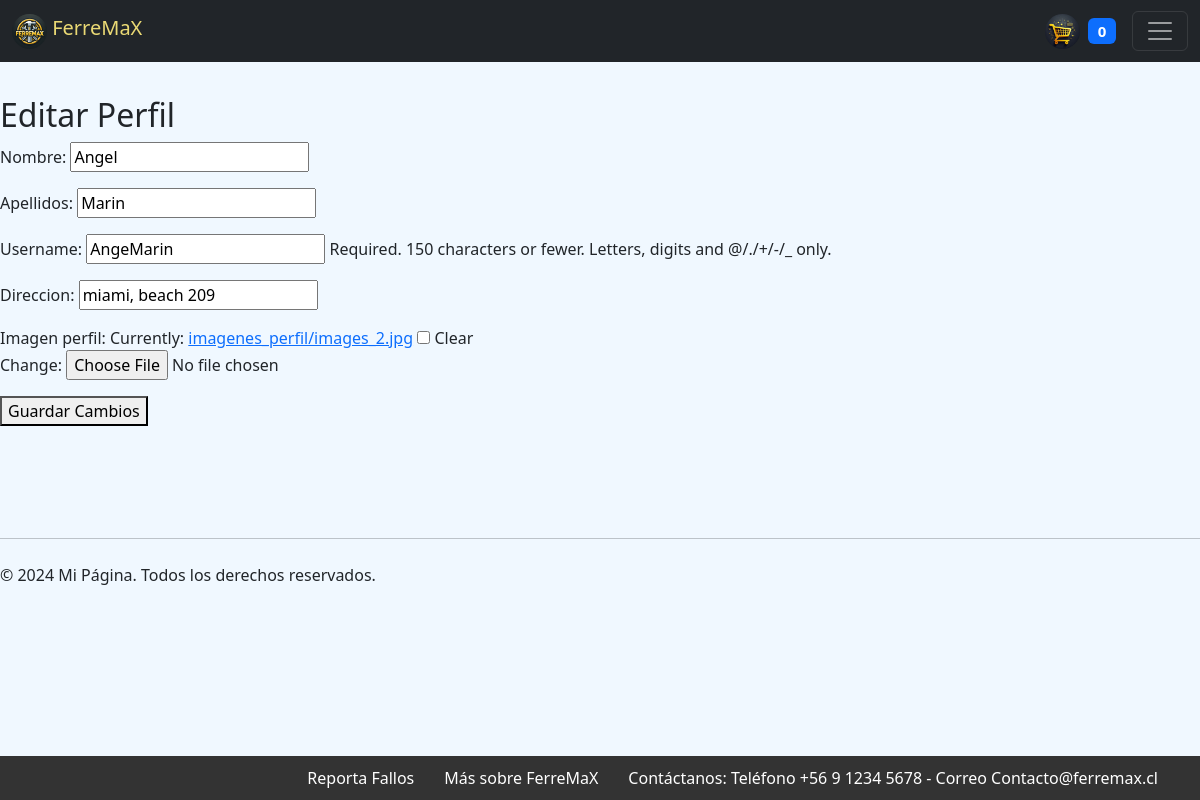
The app's page /editar-usuario/ (signed in) with its own data.
### app/models.py (models this page shows, shortened)
class User(AbstractUser):
    TIPO_DE_CUENTA_CHOICES = [
        ('administrador', 'Administrador'),
        ('cliente', 'Cliente'),
        ('trabajador', 'Trabajador'),
    ]
    nombre = models.CharField(max_length=100)
    apellidos = models.CharField(max_length=100)
    tipo_de_cuenta = models.CharField(max_length=20, choices=TIPO_DE_CUENTA_CHOICES)
    direccion = models.CharField(max_length=255, blank=True, null=True)
    imagen_perfil = models.ImageField(upload_to='imagenes_perfil/', blank=True, null=True)
    groups = models.ManyToManyField(Group, verbose_name=_('groups'), blank=True, related_name='custom_user_set')
    user_permissions = models.ManyToManyField(Permission, verbose_name=_('user permissions'), blank=True, related_name='custom_user_set')

### app/views.py (the view)
# urls.py: path('editar-usuario/', editar_usuario, name='editar_usuario'),
@login_required
def editar_usuario(request):
    if request.method == 'POST':
        form = EditarUsuarioForm(request.POST, request.FILES, instance=request.user)
        if form.is_valid():
            form.save()
            messages.success(request, 'Tu perfil ha sido actualizado.')
            return redirect('editar_usuario')
    else:
        form = EditarUsuarioForm(instance=request.user)
    return render(request, 'app/editar_usuario.html', {'form': form})

### app/forms.py
class EditarUsuarioForm(UserChangeForm):
    password = None  # No necesitamos la contraseña en el formulario de edición
    class Meta:
        model = User
        fields = ['nombre', 'apellidos', 'username', 'direccion', 'imagen_perfil']

### app/context_processors.py (called while the page is built)
def zero_stock_notification(request):
    zero_stock_products = Post.objects.filter(stock=0).exists()
    return {'zero_stock_products': zero_stock_products}

def cart_count(request):
    cart_count = CartItem.objects.aggregate(total_quantity=models.Sum('quantity'))['total_quantity'] or 0
    return {'cart_count': cart_count}

### app/templates/app/editar_usuario.html (shortened to what this page needs)
{% extends 'app/base.html' %}
{% block contenido %}
<br>
<br>
<br>
  <h2>Editar Perfil</h2>
  <form method="post" enctype="multipart/form-data">
    {{ form.as_p }}
    <button type="submit">Guardar Cambios</button>
  </form>
{% endblock %}

### records on screen
User: nombre "Angel", apellidos "Marin", username "AngeMarin", direccion "miami, beach 209"

### other values on screen
{{ cart_count }} "0"
